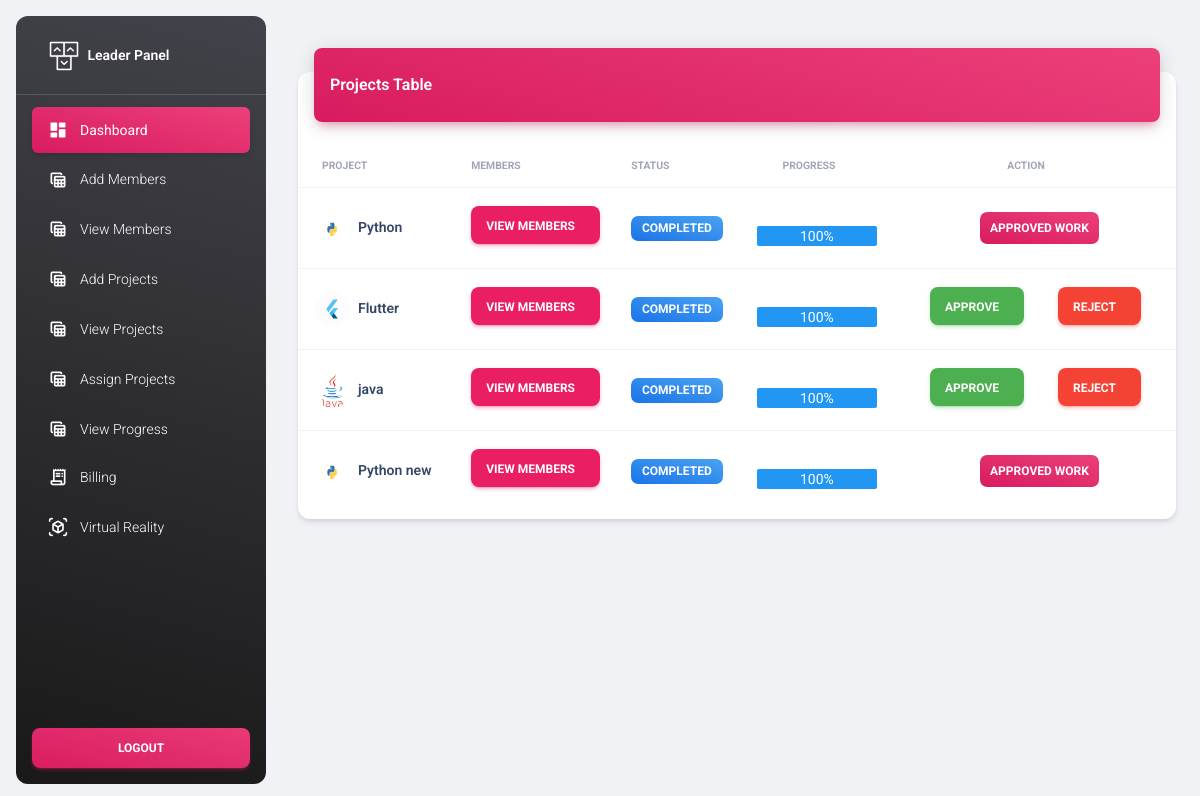
/view_progress_leader (signed in), run on the app's committed database.
### myapp/models.py (models this page shows)
class Add_project(models.Model):
    title = models.CharField(max_length=50, null=True)
    project_image = models.ImageField(null=True)
    description = models.CharField(max_length=500, null=True)
    submission_date = models.DateTimeField(null=True)
    uploaded_date = models.DateTimeField(null=True)
    leader_id = models.ForeignKey(Add_leader, on_delete=models.CASCADE, null=True)
    first_member_id = models.ForeignKey(Add_member, on_delete=models.CASCADE, null=True, related_name='projects_first_member')
    second_member_id = models.ForeignKey(Add_member, on_delete=models.CASCADE, null=True, related_name='projects_second_member')
    third_member_id = models.ForeignKey(Add_member, on_delete=models.CASCADE, null=True, related_name='projects_third_member')
    fourth_member_id = models.ForeignKey(Add_member, on_delete=models.CASCADE, null=True, related_name='projects_fourth_member')
    fifth_member_id = models.ForeignKey(Add_member, on_delete=models.CASCADE, null=True, related_name='projects_fifth_member')
    progress = models.IntegerField(default=0)
    completed = models.BooleanField(default=False)
    leader_approvel = models.BooleanField(default=False)
    leader_rejected = models.BooleanField(default=False)
    completed_date = models.DateTimeField(null=True)
    assigned = models.BooleanField(default=False)

### myapp/views.py (the view)
# urls.py: path('view_progress_leader',views.view_progress_leader),
def view_progress_leader(request):
    leader_id = request.session['id']
    leader = Add_leader.objects.get(id=leader_id)
    if leader_id:
        projects = Add_project.objects.filter(leader_id=leader)
    else:
        projects = Add_project.objects.none()
    return render(request, 'leader/view_progress.html', {"projects": projects})

### template/leader/view_progress.html (shortened to what this page needs)
{% extends 'leader/leader_base.html' %}
{% block content %}
<div class="container-fluid py-4">
  <div class="row">
    <div class="col-12">
      <div class="card my-4">
        <div class="card-header p-0 position-relative mt-n4 mx-3 z-index-2">
          <div class="bg-gradient-primary shadow-primary border-radius-lg pt-4 pb-3">
            <h6 class="text-white text-capitalize ps-3">Projects table</h6>
          </div>
        </div>
        <div class="card-body px-0 pb-2">
          <div class="table-responsive p-0">
            <table class="table align-items-center justify-content-center mb-0">
              <thead>
                <tr>
                  <th class="text-uppercase text-secondary text-xxs font-weight-bolder opacity-7">Project</th>
                  <th class="text-uppercase text-secondary text-xxs font-weight-bolder opacity-7 ps-2">Members</th>
                  <th class="text-uppercase text-secondary text-xxs font-weight-bolder opacity-7 ps-2">Status</th>
                  <th class="text-uppercase text-secondary text-xxs font-weight-bolder text-center opacity-7 ps-2">Progress</th>
                  <th colspan="2" class="text-uppercase text-secondary text-xxs font-weight-bolder text-center opacity-7 ps-2">Action</th>
                </tr>
              </thead>
              <tbody>
                {% for p in projects %}
                {% if p.assigned %}
                <tr>
                  <td>
                    <div class="d-flex px-2">
                      <div>
                        <img src="../static/media/{{p.project_image}}" class="avatar avatar-sm rounded-circle me-2" alt="spotify">
                      </div>
                      <div class="my-auto">
                        <h6 class="mb-0 text-sm">{{p.title}}</h6>
                      </div>
                    </div>
                  </td>
                  <td>
                    <a href="/view_project_members_leader?id={{p.id}}">
                      <button type="submit" class="btn btn-primary"
                     style="height: 38px; margin-top: 10px;padding-left: 15px;padding-right: 25px;">
                     View Members
                    </button>
                  </a>
                  </td>
                  {% if p.completed %}
                  <td>
                    <span class="badge badge-sm bg-gradient-info">Completed</span>
                  </td>
                  {% else %}
                  <td>
                    <span class="badge badge-sm bg-gradient-success">Working</span>
                  </td>
                  {% endif %}
                  <td class="align-middle text-center">
                    <div class="d-flex align-items-center justify-content-center">
                      <div>
                        <div class="progress">
                          <div class="progress-bar {% if p.progress < 25 %}low{% elif p.progress < 50 %}medium{% elif p.progress < 75 %}high{% else %}complete{% endif %}"
                               role="progressbar"
                               aria-valuenow="{{ p.progress }}"
                               aria-valuemin="0"
                               aria-valuemax="100"
                               style="width: {{ p.progress }}%;">
                            {{ p.progress }}%
                          </div>
                        </div>
                      </div>
                    </div>
                  </td>
                  {% if p.completed %}
                  {% if p.leader_approvel == False %}
                <td>
                  <a href="/approve_work_leader?id={{p.id}}">
                    <button class="btn btn-success" style="height: 38px; margin-top: 10px;margin-left: 30px;padding-left: 15px;padding-right: 25px;">
                      Approve
                    </button>
                  </a>
                  <a href="/reject_work_leader?id={{p.id}}">
                    <button  class="btn btn-danger" style="height: 38px; margin-top: 10px;margin-left: 30px;padding-left: 15px;padding-right: 25px;">
                      Reject
                    </button>
                  </a>
                </td>
              {% else %}
              <td>
                <a href="/view_completed_work_leader?id={{p.id}}">
                <span class="badge badge-sm bg-gradient-primary" style="margin-left: 80px;padding: 10px;">
                  Approved Work
                </span>
              </a>
            </td>
              {% endif %}
                {% endif %}
                {% endif %}
                {% endfor %}
              </tbody>
            </table>
          </div>
        </div>
      </div>
    </div>
  </div>
  </div>
{% endblock %}

### template/leader/view_progress.html (style rules this page uses)
.progress { height: 30px; width: 100%; }
.progress-bar { height: 50px; padding: 10px; line-height: 30px; font-size: 14px; }
.progress-bar.complete { background-color: #2196f3; }

### data on the page
Add_project: project_image (picture), title "Python", completed "COMPLETED", progress "100"
Add_project: project_image (picture), title "Flutter", completed "COMPLETED", progress "100"
Add_project: project_image (picture), title "java", completed "COMPLETED", progress "100"
Add_project: project_image (picture), title "Python new", completed "COMPLETED", progress "100"
